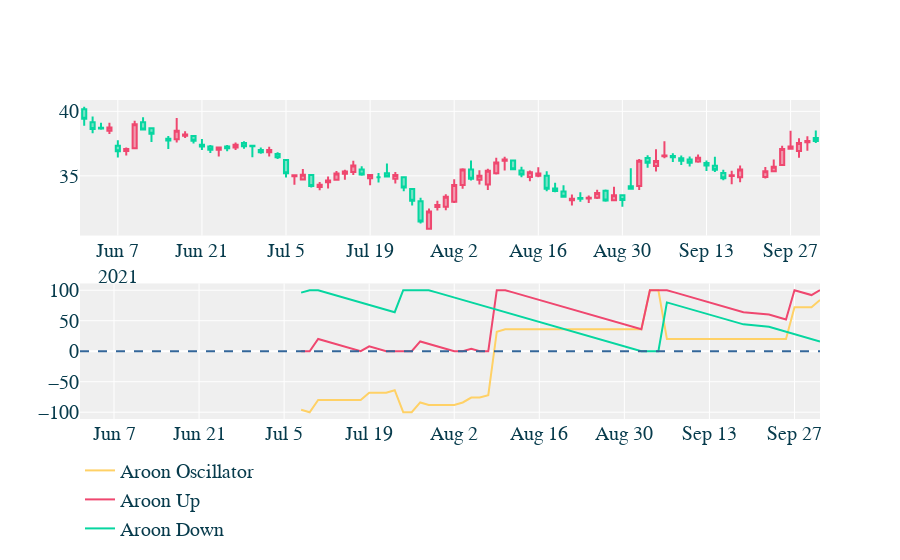

The code cell stored with this chart in its notebook:
### Code cell
fig = make_subplots(rows=2, cols=1)
fig.append_trace(
    go.Candlestick(
        x=df.index,
        open=df.open,
        high=df.high,
        low=df.low,
        close=df.close,
        increasing_line_color='#ef476f',
        decreasing_line_color='#06d6a0',
        showlegend=False
    ), row=1,col=1
)
fig.append_trace(
    go.Scatter(
        x=df.index,
        y=df.aroonosc_25,
        line=dict(color='#ffd166', width=2),
        name='Aroon Oscillator',
        legendgroup='2',
    ), row=2,col=1
)
fig.append_trace(
    go.Scatter(
        x=df.index,
        y=df.aroonu_25,
        line=dict(color='#ef476f',width=2),
        legendgroup='2',
        name='Aroon Up'
    ), row=2, col=1
)
fig.append_trace(
    go.Scatter(
        x=df.index,
        y=df.aroond_25,
        line=dict(color='#06d6a0',width=2),
        legendgroup='2',
        name='Aroon Down'
    ), row=2, col=1
)


layout = go.Layout(
    plot_bgcolor='#efefef',
    font_family='Monospace',
    font_color='#073b4c',
    font_size=20,
    xaxis=dict(
        rangeslider=dict(visible=False)
    ),
    legend={'orientation':'h'
           }
)

fig.add_hline(y=0, col=1, row=2, line_color='#336699', line_width=2, line_dash='dash')



fig.update_xaxes(
    rangebreaks=[
        dict(bounds=['sat', 'mon'])
    ]
)

fig.update_layout(layout)
fig.show()
